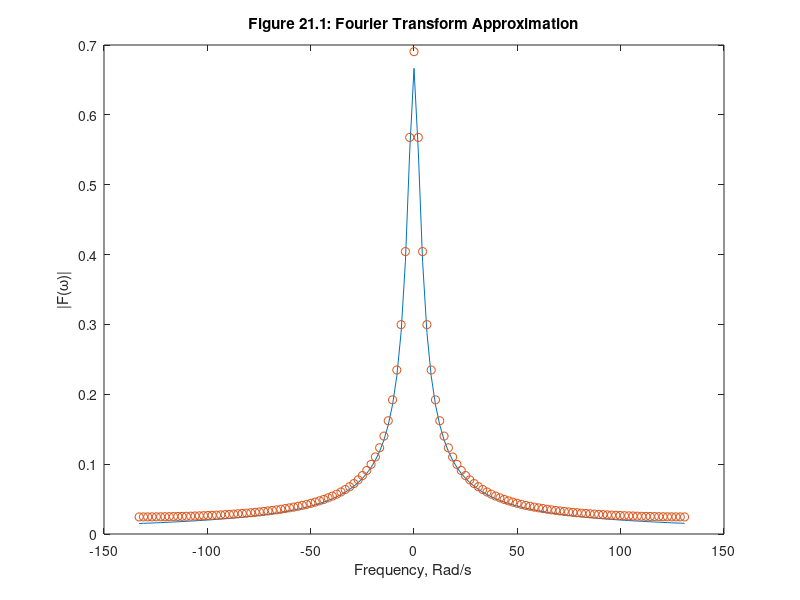

Source code (MATLAB):


N = 128;  % choose a power of 2 for speed
t = linspace(0,3,N);  % time points for function evaluation
f = 2*exp(-3*t);  % evaluate the function and minimize aliasing: f(3) ~ 0
Ts = t(2) - t(1);  % the sampling period
Ws = 2*pi/Ts;  % the sampling frequency in rad/sec
F = fft(f); % compute the fft
Fc=fftshift(F)*Ts;
W=Ws*(-N/2:(N/2)-1)/N;


Fa = 2./(3+j*W); % evaluate analytical Fourier transform

plot(W,abs(Fa),W,abs(Fc),'o') % generate plot, 'o' mark fft results
xlabel('Frequency, Rad/s')
ylabel('|F(\omega)|')
title('Figure 21.1: Fourier Transform Approximation')
